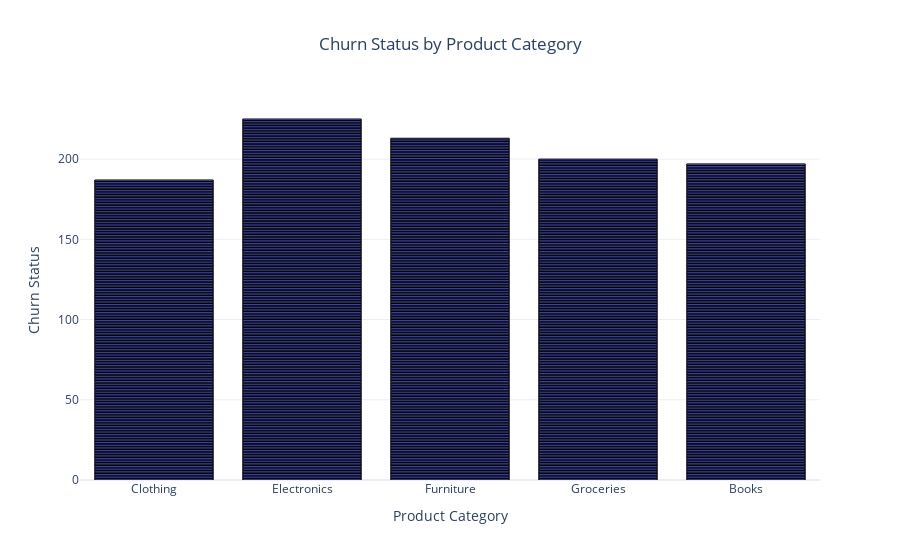

Notebook cell for this chart:
### Markdown cell above
Electronic Equipment has most of the Churn Status

### Code cell
# Bar chart for Product Category and Churn Status
fig = plot_bar(transaction_history_df, 
               x_column='ProductCategory', 
               y_column='ChurnStatus', 
               title="Churn Status by Product Category", 
               x_label="Product Category", 
               y_label="Churn Status", 
               orientation='v')
fig.show()

### Figure 1 — Plotly figure (JSON) as saved in the notebook; plotly's stock layout.template omitted (floating-point values rounded to 4 significant figures; data arrays with more than 128 entries replaced by an {"elided": "..."} marker saying what was removed)
{"data": [{"alignmentgroup": "True", "hovertemplate": "ProductCategory=%{x}<br>ChurnStatus=%{y}<extra></extra>", "legendgroup": "", "marker": {"color": "#636efa", "line": {"color": "black", "width": 1}, "pattern": {"shape": ""}}, "name": "", "offsetgroup": "", "orientation": "v", "showlegend": false, "textposition": "auto", "type": "bar", "x": {"elided": "1022 str values"}, "xaxis": "x", "y": {"elided": "1022 int values"}, "yaxis": "y"}], "layout": {"autosize": true, "barmode": "relative", "legend": {"tracegroupgap": 0}, "title": {"text": "Churn Status by Product Category", "x": 0.5}, "xaxis": {"anchor": "y", "autorange": true, "domain": [0, 1], "range": [-0.5, 4.5], "title": {"text": "Product Category"}, "type": "category"}, "yaxis": {"anchor": "x", "autorange": true, "domain": [0, 1], "range": [0, 236.8], "title": {"text": "Churn Status"}, "type": "linear"}}}
